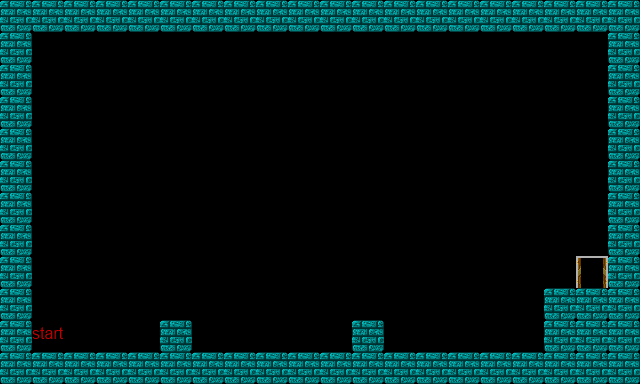

Below is a game level as drawn by its tile map, then a one-line description and the .tmx file that defines it, in full:
An orthogonal 20x12 tile map with 32x32 px tiles, 1 tile layer (Tile Layer 1).

<map version="1.0" orientation="orthogonal" width="20" height="12" tilewidth="32" tileheight="32">
 <tileset firstgid="1" name="map" tilewidth="32" tileheight="32">
  <image source="map.png" trans="000000" width="160" height="160" />
 </tileset>
 <layer name="Tile Layer 1" width="20" height="12">
  <data>
   <tile gid="1" />
   <tile gid="1" />
   <tile gid="1" />
   <tile gid="1" />
   <tile gid="1" />
   <tile gid="1" />
   <tile gid="1" />
   <tile gid="1" />
   <tile gid="1" />
   <tile gid="1" />
   <tile gid="1" />
   <tile gid="1" />
   <tile gid="1" />
   <tile gid="1" />
   <tile gid="1" />
   <tile gid="1" />
   <tile gid="1" />
   <tile gid="1" />
   <tile gid="1" />
   <tile gid="1" />
   <tile gid="1" />
   <tile gid="0" />
   <tile gid="0" />
   <tile gid="0" />
   <tile gid="0" />
   <tile gid="0" />
   <tile gid="0" />
   <tile gid="0" />
   <tile gid="0" />
   <tile gid="0" />
   <tile gid="0" />
   <tile gid="0" />
   <tile gid="0" />
   <tile gid="0" />
   <tile gid="0" />
   <tile gid="0" />
   <tile gid="0" />
   <tile gid="0" />
   <tile gid="0" />
   <tile gid="1" />
   <tile gid="1" />
   <tile gid="0" />
   <tile gid="0" />
   <tile gid="0" />
   <tile gid="0" />
   <tile gid="0" />
   <tile gid="0" />
   <tile gid="0" />
   <tile gid="0" />
   <tile gid="0" />
   <tile gid="0" />
   <tile gid="0" />
   <tile gid="0" />
   <tile gid="0" />
   <tile gid="0" />
   <tile gid="0" />
   <tile gid="0" />
   <tile gid="0" />
   <tile gid="0" />
   <tile gid="1" />
   <tile gid="1" />
   <tile gid="0" />
   <tile gid="0" />
   <tile gid="0" />
   <tile gid="0" />
   <tile gid="0" />
   <tile gid="0" />
   <tile gid="0" />
   <tile gid="0" />
   <tile gid="0" />
   <tile gid="0" />
   <tile gid="0" />
   <tile gid="0" />
   <tile gid="0" />
   <tile gid="0" />
   <tile gid="0" />
   <tile gid="0" />
   <tile gid="0" />
   <tile gid="0" />
   <tile gid="1" />
   <tile gid="1" />
   <tile gid="0" />
   <tile gid="0" />
   <tile gid="0" />
   <tile gid="0" />
   <tile gid="0" />
   <tile gid="0" />
   <tile gid="0" />
   <tile gid="0" />
   <tile gid="0" />
   <tile gid="0" />
   <tile gid="0" />
   <tile gid="0" />
   <tile gid="0" />
   <tile gid="0" />
   <tile gid="0" />
   <tile gid="0" />
   <tile gid="0" />
   <tile gid="0" />
   <tile gid="1" />
   <tile gid="1" />
   <tile gid="0" />
   <tile gid="0" />
   <tile gid="0" />
   <tile gid="0" />
   <tile gid="0" />
   <tile gid="0" />
   <tile gid="0" />
   <tile gid="0" />
   <tile gid="0" />
   <tile gid="0" />
   <tile gid="0" />
   <tile gid="0" />
   <tile gid="0" />
   <tile gid="0" />
   <tile gid="0" />
   <tile gid="0" />
   <tile gid="0" />
   <tile gid="0" />
   <tile gid="1" />
   <tile gid="1" />
   <tile gid="0" />
   <tile gid="0" />
   <tile gid="0" />
   <tile gid="0" />
   <tile gid="0" />
   <tile gid="0" />
   <tile gid="0" />
   <tile gid="0" />
   <tile gid="0" />
   <tile gid="0" />
   <tile gid="0" />
   <tile gid="0" />
   <tile gid="0" />
   <tile gid="0" />
   <tile gid="0" />
   <tile gid="0" />
   <tile gid="0" />
   <tile gid="0" />
   <tile gid="1" />
   <tile gid="1" />
   <tile gid="0" />
   <tile gid="0" />
   <tile gid="0" />
   <tile gid="0" />
   <tile gid="0" />
   <tile gid="0" />
   <tile gid="0" />
   <tile gid="0" />
   <tile gid="0" />
   <tile gid="0" />
   <tile gid="0" />
   <tile gid="0" />
   <tile gid="0" />
   <tile gid="0" />
   <tile gid="0" />
   <tile gid="0" />
   <tile gid="0" />
   <tile gid="0" />
   <tile gid="1" />
   <tile gid="1" />
   <tile gid="0" />
   <tile gid="0" />
   <tile gid="0" />
   <tile gid="0" />
   <tile gid="0" />
   <tile gid="0" />
   <tile gid="0" />
   <tile gid="0" />
   <tile gid="0" />
   <tile gid="0" />
   <tile gid="0" />
   <tile gid="0" />
   <tile gid="0" />
   <tile gid="0" />
   <tile gid="0" />
   <tile gid="0" />
   <tile gid="0" />
   <tile gid="6" />
   <tile gid="1" />
   <tile gid="1" />
   <tile gid="0" />
   <tile gid="0" />
   <tile gid="0" />
   <tile gid="0" />
   <tile gid="0" />
   <tile gid="0" />
   <tile gid="0" />
   <tile gid="0" />
   <tile gid="0" />
   <tile gid="0" />
   <tile gid="0" />
   <tile gid="0" />
   <tile gid="0" />
   <tile gid="0" />
   <tile gid="0" />
   <tile gid="0" />
   <tile gid="1" />
   <tile gid="1" />
   <tile gid="1" />
   <tile gid="1" />
   <tile gid="21" />
   <tile gid="0" />
   <tile gid="0" />
   <tile gid="0" />
   <tile gid="1" />
   <tile gid="0" />
   <tile gid="0" />
   <tile gid="0" />
   <tile gid="0" />
   <tile gid="0" />
   <tile gid="1" />
   <tile gid="0" />
   <tile gid="0" />
   <tile gid="0" />
   <tile gid="0" />
   <tile gid="0" />
   <tile gid="1" />
   <tile gid="1" />
   <tile gid="1" />
   <tile gid="1" />
   <tile gid="1" />
   <tile gid="1" />
   <tile gid="1" />
   <tile gid="1" />
   <tile gid="1" />
   <tile gid="1" />
   <tile gid="1" />
   <tile gid="1" />
   <tile gid="1" />
   <tile gid="1" />
   <tile gid="1" />
   <tile gid="1" />
   <tile gid="1" />
   <tile gid="1" />
   <tile gid="1" />
   <tile gid="1" />
   <tile gid="1" />
   <tile gid="1" />
   <tile gid="1" />
  </data>
 </layer>
</map>
